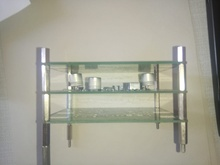
%> input picture slope_detector/gorsel_1.jpeg, 220 x 165 px, shrunk from 1600 x 1200 before the run
$ octave sobel_edge_detector_script.m   (GNU Octave 9; MATLAB toolbox functions it lacks are replaced by stand-ins)
%> lines starting %> are read from the running program, lines starting %| are printed output that depends on the picture
% sobel edge detector script

originalImage = imread('gorsel_1.jpeg');
%> originalImage is the input picture: size 165x220x3 uint8; mean R, G, B 165.3, 164.2, 151.1
originalImage = rgb2gray(originalImage);
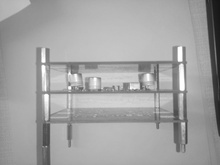
%> originalImage: size 165x220 uint8; min 21, max 255, mean 163
nofRow = size(originalImage, 1);
%> nofRow = 165
nofColumn = size(originalImage, 2);
%> nofColumn = 220
processedImageV = zeros(nofRow, nofColumn);
processedImageH = zeros(nofRow, nofColumn);
processedImageCombined = zeros(nofRow, nofColumn);

sobelKernelV = [-1, 0, 1; -2, 0, 2; -1, 0, 1];
sobelKernelH = [-1, -2, -1; 0, 0, 0; 1, 2, 1];

sobelKernelSize = 3;
for i=1:nofRow
    for j=1:nofColumn
        pixValH = zeros(sobelKernelSize);
        pixValV = zeros(sobelKernelSize);
        counter = 0;
        kernelRowCount = 0;
        kernelColumnCount = 0;
        for k=-1*(sobelKernelSize-1)/2:1:(sobelKernelSize-1)/2
            kernelRowCount = kernelRowCount + 1;
            kernelColumnCount = 0;
            for l=-1*(sobelKernelSize-1)/2:1:(sobelKernelSize-1)/2
                kernelColumnCount = kernelColumnCount + 1;
                indexX = l+j;
                indexY = k+i;
                  if indexX < 1
                      indexX = 1;
                  elseif indexX > nofColumn
                      indexX = nofColumn;
                  end
                  if indexY < 1
                      indexY = 1;
                  elseif indexY > nofRow
                      indexY = nofRow;
                  end
                  pixValH(kernelRowCount, kernelColumnCount) = double(originalImage(indexY, indexX)) * sobelKernelH(kernelRowCount, kernelColumnCount);
                  pixValV(kernelRowCount, kernelColumnCount) = double(originalImage(indexY, indexX)) * sobelKernelV(kernelRowCount, kernelColumnCount);
            end
        end
        processedImageV(i,j) = sum(sum(pixValV));
        processedImageH(i,j) = sum(sum(pixValH));
        processedImageCombined(i,j) = processedImageV(i,j) + processedImageH(i,j);
    end
end
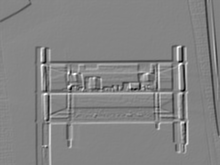
%> processedImageCombined: size 165x220 double; min -634, max 584, mean -3.4; drawn with min black and max white
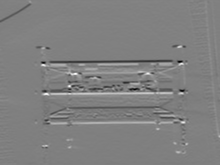
%> processedImageH: size 165x220 double; min -480, max 475, mean 0; drawn with min black and max white
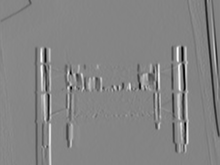
%> processedImageV: size 165x220 double; min -524, max 479, mean -3.4; drawn with min black and max white
%> after the loop, pixValH = [-128 -254 -127; 0 0 0; 128 252 126]; pixValV = [-128 0 127; -256 0 252; -128 0 126]
processedImageV = uint8(processedImageV);
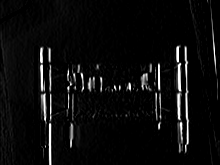
%> processedImageV: size 165x220 uint8; min 0, max 255, mean 11.9
processedImageH = uint8(processedImageH);
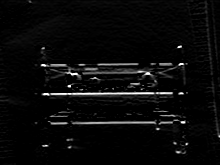
%> processedImageH: size 165x220 uint8; min 0, max 255, mean 9.7
processedImageCombined = uint8(processedImageCombined);
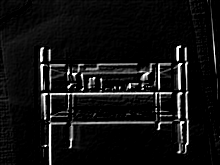
%> processedImageCombined: size 165x220 uint8; min 0, max 255, mean 17.4
figure;
imshow(processedImageV);
figure;
imshow(processedImageH);
figure;
imshow(processedImageCombined);

$ run again, with slope_detector/gorsel_3.jpeg copied over slope_detector/gorsel_1.jpeg
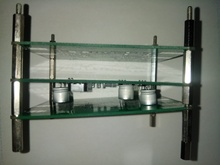
%> input picture slope_detector/gorsel_3.jpeg, 220 x 165 px, shrunk from 1600 x 1200 before the run
%> originalImage is the input picture: size 165x220x3 uint8; mean R, G, B 117.3, 123.3, 112.6
%> originalImage: size 165x220 uint8
%> after the loop `for i=1:nofRow`:
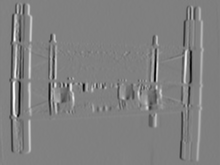
%> processedImageV: size 165x220 double; min -822, max 807, mean -0.9; drawn with min black and max white
%> after the loop `for i=1:nofRow`: pixValH = [-77 -152 -76; 0 0 0; 76 150 75]; pixValV = [-77 0 76; -152 0 150; -76 0 75]
%> `processedImageCombined = uint8(processedImageCombined);`:
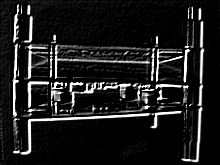
%> processedImageCombined: size 165x220 uint8; min 0, max 255, mean 28.1

$ run again, with slope_detector/gorsel_4.jpeg copied over slope_detector/gorsel_1.jpeg
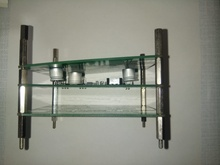
%> input picture slope_detector/gorsel_4.jpeg, 220 x 165 px, shrunk from 1600 x 1200 before the run
%> originalImage is the input picture: size 165x220x3 uint8; mean R, G, B 137.2, 139.1, 128.1
%> originalImage: size 165x220 uint8
%> after the loop `for i=1:nofRow`: pixValH = [-75 -142 -71; 0 0 0; 71 134 67]; pixValV = [-75 0 71; -142 0 134; -71 0 67]
%> `processedImageCombined = uint8(processedImageCombined);`:
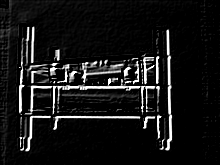
%> processedImageCombined: size 165x220 uint8; min 0, max 255, mean 21.8
